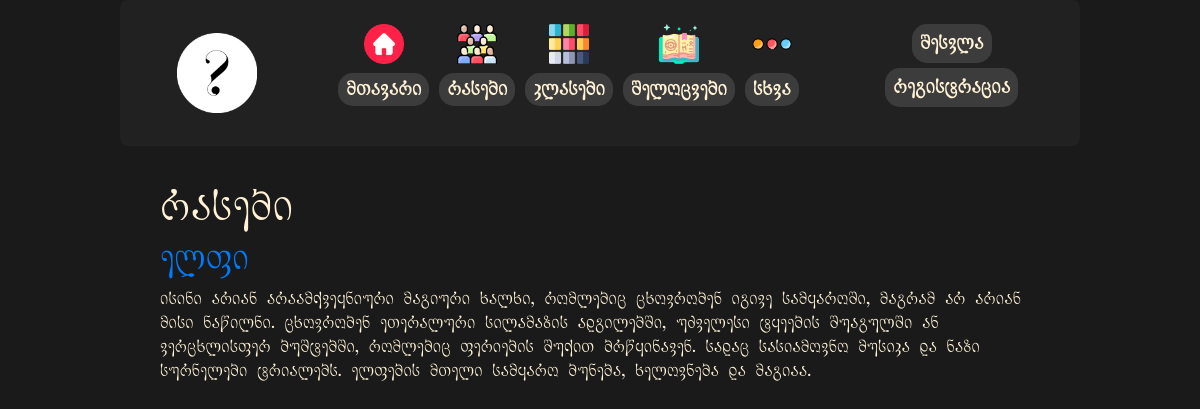
The page /races/ on the database its author committed.
### myapp/models.py (models this page shows, shortened)
class Race(models.Model):
    name = models.CharField(max_length=50)
    description = models.TextField()
    age = models.TextField()
    size = models.TextField()
    speed = models.IntegerField()
    strength = models.IntegerField(default=0)
    dexterity = models.IntegerField(default=0)
    constitution = models.IntegerField(default=0)
    intelligence = models.IntegerField(default=0)
    wisdom = models.IntegerField(default=0)
    charisma = models.IntegerField(default=0)
    traits = models.ManyToManyField('Trait', blank=True)
    languages = models.ManyToManyField('Language', blank=True)

### myapp/views.py (the view)
# urls.py: path('races/', views.races_page, name='races_page'),
def races_page(request):
    races = Race.objects.all()
    return render(request, 'races_page.html', {'races': races})

### myapp/templates/races_page.html (shortened to what this page needs)
{% extends 'base.html' %}
{% load static %}
{% block extra_css %}
<link rel="stylesheet" href="{% static 'css/styles.css' %}">
{% endblock %}
{% block content %}
<div class="container races-container">
    <h1 class="races-title">რასები</h1>
    {% for race in races %}
    <div class="race-item">
        <h2 class="race-name"><a href="{% url 'race_detail' race.id %}">{{ race.name }}</a></h2>
        <p class="race-description">{{ race.description }}</p>
    </div>
    {% endfor %}
</div>
{% endblock %}

### static/css/styles.css (style rules this page uses)
body, html { font-family: "KA_LORTKIPANIDZE", sans-serif; background-color: #1a1a1a; color: #fff2d6; margin: 0; padding: 0; height: 100%; }
.container { max-width: 960px; margin: auto; padding: 20px; }

### rows shown on the page
Race: name "ელფი", description "ისინი არიან არაამქვეყნიური მაგიური ხალხი, რომლებიც ცხოვრობენ იგივე სამყაროში, მაგრამ არ არიან მისი ნაწილნი. ცხოვრობენ ეთერალური სილამაზის ადგილებში, უძველესი ტყეების შუაგულში ან ვერცხლისფერ ბუშტებში, რომლებიც ფერიების შუქით ბრწყინავენ. სადაც სასიამოვნო მუსიკა და ნაზი სურნელები ტრიალებს. ელფების მთელი სამყარო ბუნება, ხელოვნება და მაგიაა."
